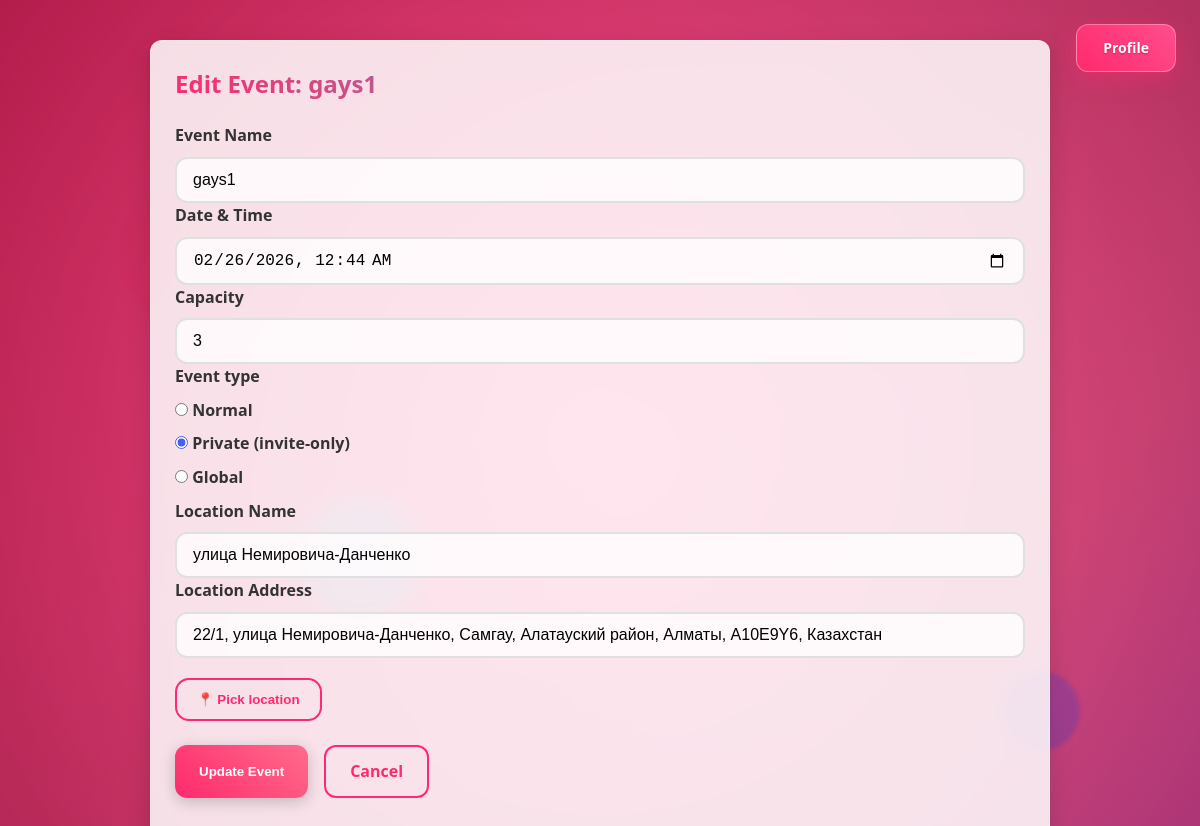
The page /36/edit/ (signed in) on the database its author committed.
### events/models.py (models this page shows, shortened)
class Event(models.Model):
    owner = models.ForeignKey(
        User,
        on_delete=models.CASCADE,
        related_name='events'
    )
    invited_users = models.ManyToManyField(
        User,
        related_name='invited_events',
        blank=True
    )
    name = models.CharField(max_length=200)
    date = models.DateTimeField()
    capacity = models.PositiveIntegerField()
    location_name = models.CharField(max_length=200, blank=True)
    location_address = models.CharField(max_length=300, blank=True)
    latitude = models.DecimalField(max_digits=13, decimal_places=10, null=True, blank=True)
    longitude = models.DecimalField(max_digits=13, decimal_places=10, null=True, blank=True)
    description = models.TextField(blank=True)
    is_global = models.BooleanField(default=False)
    invite_only = models.BooleanField(default=False)
    qr_token = models.UUIDField(default=uuid.uuid4, unique=True, editable=False)

### events/views.py (the view)
# urls.py: path('<int:event_id>/edit/', views.edit_event, name='edit_event'),
@login_required
def edit_event(request, event_id):
    event = get_object_or_404(Event, id=event_id)
    if event.owner != request.user:
        messages.error(request, "You can't edit this event.")
        return redirect("event_detail", event_id=event.id)
    if request.method == "POST":
        form = EventForm(request.POST, instance=event)
        if form.is_valid():
            new_capacity = form.cleaned_data["capacity"]
            if new_capacity < event.attendees.count():
                messages.error(
                    request,
                    f"Cannot reduce capacity below current number of attendees ({event.attendees.count()})."
                )
                return render(request, "events/edit_event.html", {"form": form, "event": event})
            visibility = form.cleaned_data.get("visibility") or "none"
            if visibility == "global" and not is_global_manager(request.user):
                messages.error(request, "Only globals group can create global events.")
                return render(request, "events/edit_event.html", {"form": form, "event": event})
            updated_event = form.save(commit=False)
            if visibility == "global":
                updated_event.is_global = True
                updated_event.invite_only = False
            elif visibility == "invite":
                updated_event.is_global = False
                updated_event.invite_only = True
            else:
                updated_event.is_global = False
                updated_event.invite_only = False
            updated_event.save()
            form.save_m2m()
            messages.success(request, "Event updated!")
            return redirect("event_detail", event_id=updated_event.id)
    else:
        form = EventForm(instance=event)
    return render(request, "events/edit_event.html", {"form": form, "event": event})

### templates/events/edit_event.html (shortened to what this page needs)
{% load static %}
<!DOCTYPE html>
<html lang="en">
<head>
  <link rel="stylesheet" href="{% static 'css/styles.css' %}">
  <link
    rel="stylesheet"
    href="https://unpkg.com/leaflet@1.9.4/dist/leaflet.css"
  />
</head>
<body>
  <div class="particle"></div>
  <div class="particle"></div>
  <div class="particle"></div>
  <div class="profile-button-wrapper">
    {% if user.is_authenticated %}
        <a href="{% url 'profile' %}" class="profile-btn">Profile</a>
    {% else %}
        <a href="{% url 'login' %}" class="profile-btn">Log in</a>
    {% endif %}
  </div>
  <div class="container">
    <div class="content-card fade-in-up">
      <h2 class="gradient-text">Edit Event: {{ event.name }}</h2>
      <form method="post">
        <div class="form-group">
          <label for="id_name">Event Name</label>
          {{ form.name }}
        </div>
        <div class="form-group">
          <label for="id_date">Date & Time</label>
          {{ form.date }}
        </div>
        <div class="form-group">
          <label for="id_capacity">Capacity</label>
          {{ form.capacity }}
        </div>
        <div class="form-group">
          <label>Event type</label>
          <div class="radio-group">
            {{ form.visibility }}
          </div>
        </div>
        <div class="form-group">
          <label for="id_location_name">Location Name</label>
          {{ form.location_name }}
        </div>
        <div class="form-group">
          <label for="id_location_address">Location Address</label>
          {{ form.location_address }}
        </div>
        <div class="form-group" style="display:flex; gap:16px; margin-top:20px;">
          <button
            type="button"
            class="btn btn-outline btn-map"
            onclick="toggleMap()"
          >
            📍 Pick location
          </button>
        </div>
        <div style="display: flex; gap: 16px; margin-top: 24px;">
          <button type="submit" class="btn btn-primary">
            Update Event
          </button>
          <a href="{% url 'event_detail' event.id %}" class="btn btn-outline">
            Cancel
          </a>
        </div>
      </form>
    </div>
  </div>
</body>
</html>

### rows shown on the page
Event: name "gays1", date "02/26/2026 00:44", capacity "3", location_name "улица Немировича-Данченко", location_address "22/1, улица Немировича-Данченко, Самгау, Алатауский район, Алматы, A10E9Y6, Казахстан"
